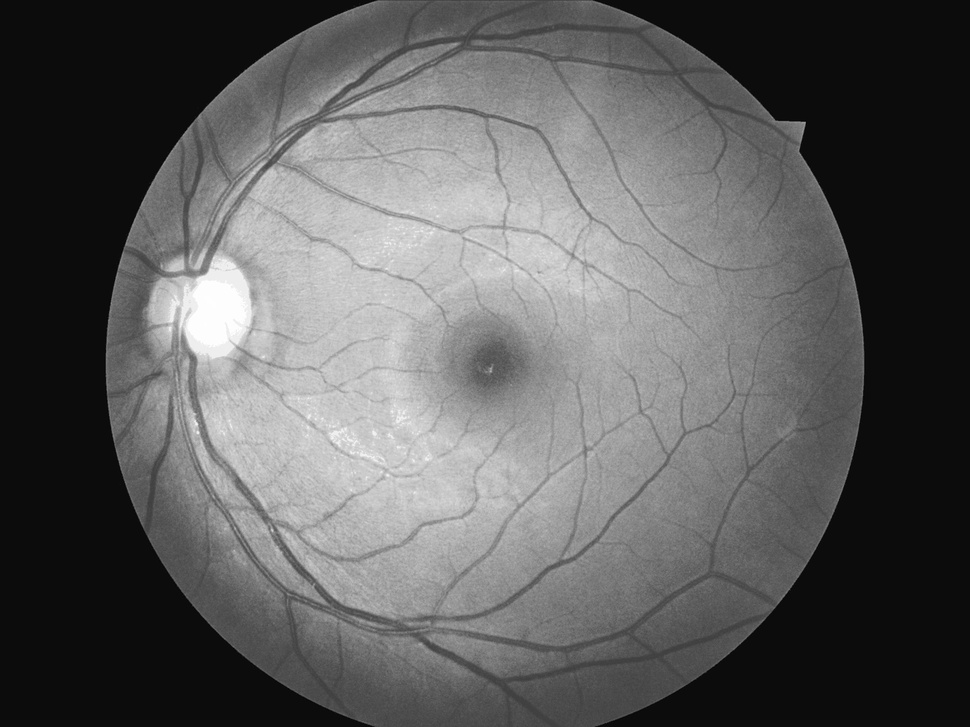
#> input picture histnormresult_big.jpg, 970 x 727 px, shrunk from 2592 x 1944 before the run
$ python segmentation_skiamge.py   (older library calls are emulated)
#> lines starting #> are read from the running program, lines starting #| are printed output that depends on the picture; after the words box and inside, x2 and y2 are one past the last pixel; in counts of white or black regions, pixels touching at a corner belong together
import numpy as np
import matplotlib.pyplot as plt
import cv2

img = cv2.imread('histnormresult_big.jpg',0)
#> img is the input picture: shape (727, 970); min 1, max 255, mean 93.2
print(img.shape)
#| (727, 970)
# [15 lines of commented-out code are left out]


from skimage.filters import sobel
elevation_map = sobel(img)
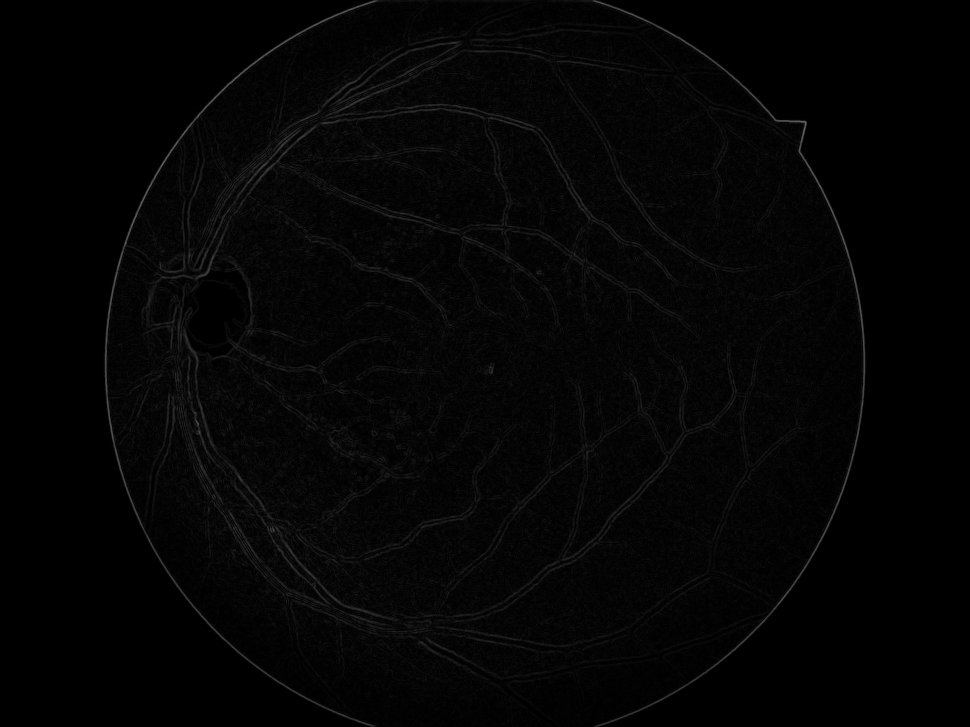
#> elevation_map: shape (727, 970) float64; min 0, max 0.411, mean 0.0182

markers = np.zeros_like(img)
markers[img<120] = 1
markers[img>200] = 2
from skimage.morphology import watershed
segmentation = watershed(elevation_map, markers)
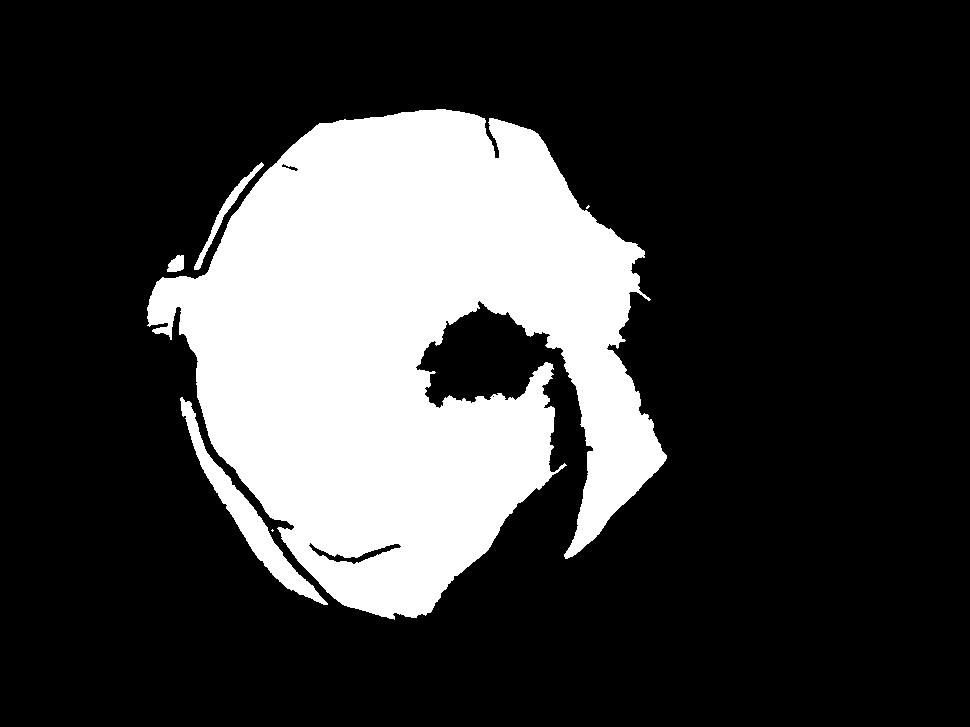
#> segmentation: shape (727, 970); values 1 (black) and 2 (white), 23.3% white; 6 white regions (2 under 20 px), largest, box (x1, y1, x2, y2) and area: (147, 109, 667, 620) 159259, (180, 397, 328, 605) 4213, (194, 162, 264, 270) 771, (167, 255, 184, 272) 216

plt.imshow(segmentation, cmap = plt.cm.gray)
plt.axis('off')
plt.show()
